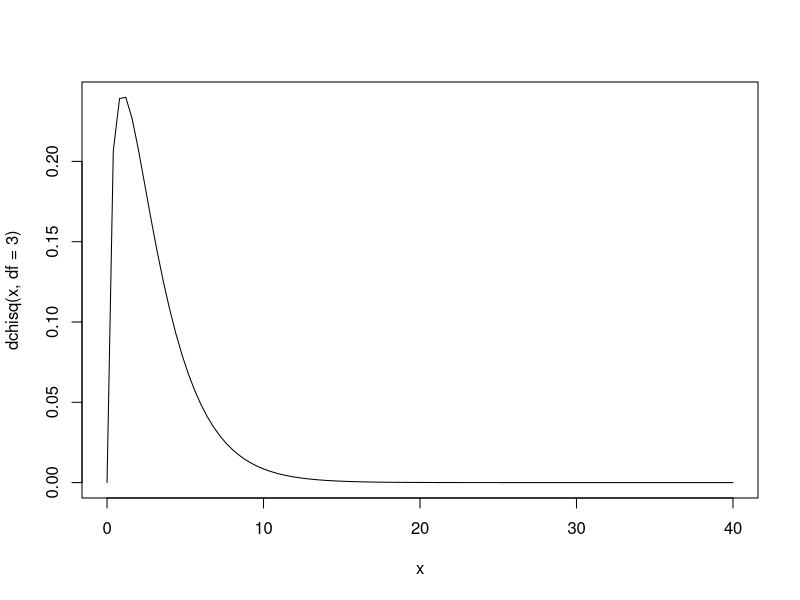
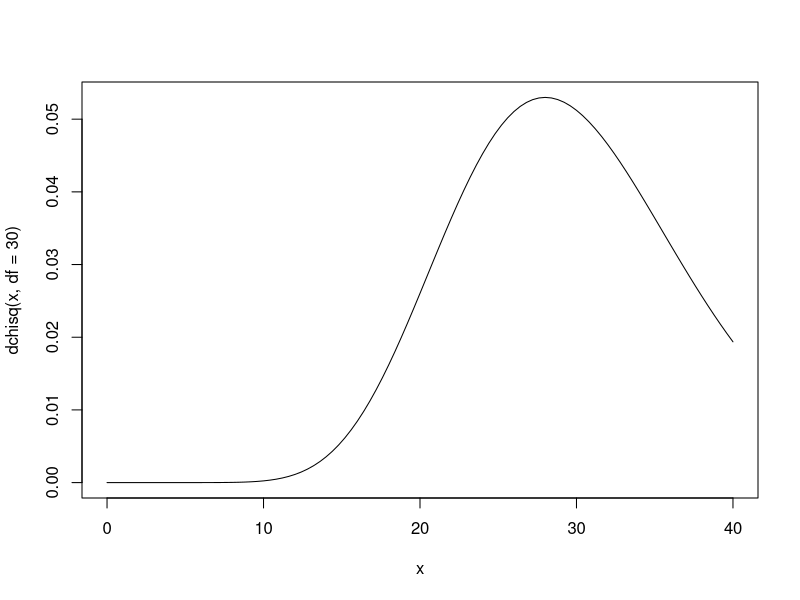

Recreate these plots in R, in order.
## ---- chunk 1
library(glue)

newdata <- c(1.0, 1.5, 2.0, 2.5, 3.0, 3.5, 4.0)

glue('Ceiling = {ceiling(newdata)}, Floor = {floor(newdata)}, Rounded = {round(newdata)}')
## ---- chunk 2

round(3.456, digits = -2)
round(3456, digits = -1)
round(3456, digits = -3)
round(3456.789, digits = 2)
round(3456.789, digits = 1)

## ---- chunk 3
pbirthday(n = 19, classes = 365, coincident = 2)

## ---- chunk 4
qbirthday(prob = .50, classes = 365, coincident = 2)
## ---- chunk 5
qbirthday(prob = .999, classes = 365, coincident = 2)
## ---- chunk 6
?dchisq()
## ---- chunk 7
x = newdata
curve(dchisq(x, df = 3),from = 0, to = 40)
## ---- chunk 8
curve(dchisq(x, df = 30), from = 0, to = 40)
## ---- chunk 9
samps <- c()
for (i in 1:10){
  x = rnorm(n = 5, mean = 0, sd = 1)
  samps[i] <- mean(x)
}
glue('Mean: {mean(samps[1])}, Variance: {var(samps)}')

## ---- chunk 10
print('sampling 1000 values from standard normal')
samps <- c()
for (i in 1:5){
  x = rnorm(n = 1000, mean = 0, sd = 1)
  samps[i] <- mean(x)
}
glue('Mean: {mean(samps[1])}, Variance: {var(samps)}')

